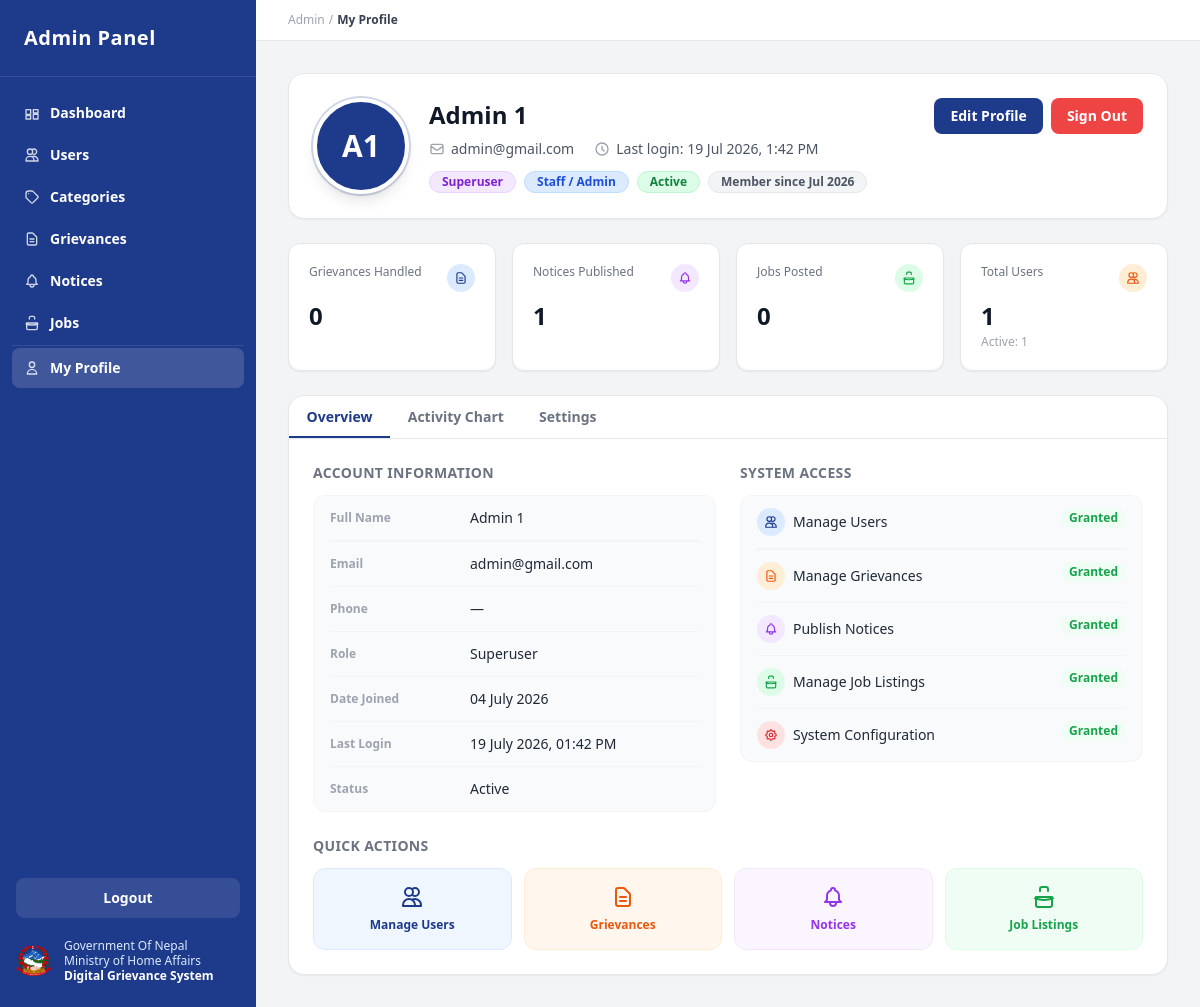
The app's page /admin-panel/profile/ (signed in), older data.
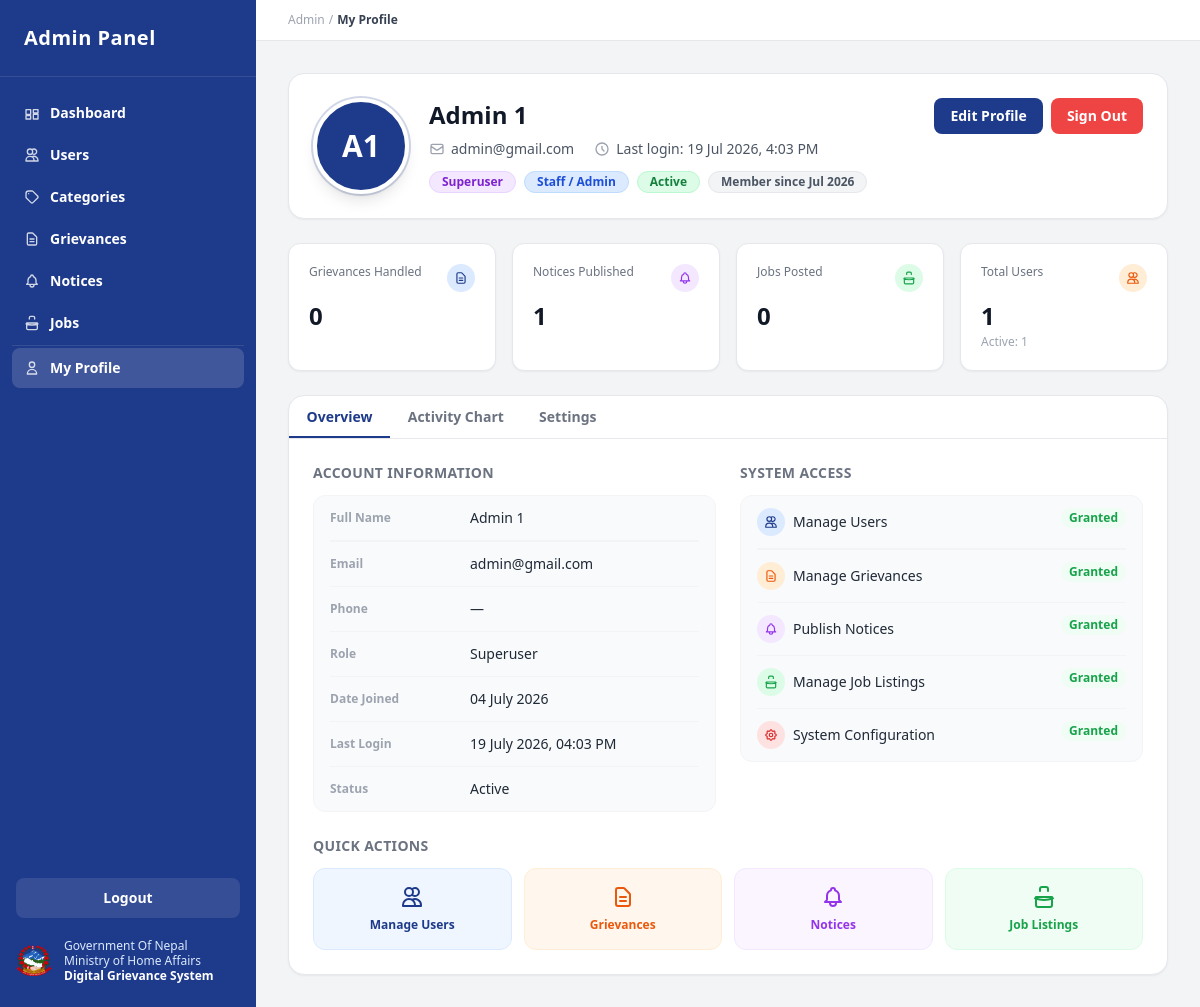
The same page, newer data.
### client/models.py (models this page shows, shortened)
class User(AbstractBaseUser, PermissionsMixin):
    first_name   = models.CharField(max_length=100)
    last_name    = models.CharField(max_length=100)
    email        = models.EmailField(unique=True)
    phone_number = models.CharField(max_length=20, blank=True)
    is_active    = models.BooleanField(default=True)
    is_staff     = models.BooleanField(default=False)
    date_joined  = models.DateTimeField(default=timezone.now)
    objects = UserManager()
    USERNAME_FIELD  = "email"
    REQUIRED_FIELDS = ["first_name", "last_name"]
    class Meta:
        db_table = "users"
        ordering = ["-date_joined"]
    def get_full_name(self):
        return f"{self.first_name} {self.last_name}".strip()

### server/views.py (the view, shortened to what this page needs)
# urls.py: path('profile/', views.admin_profile, name='admin_profile'),
@staff_required
def admin_profile(request):
    admin_user = request.user
    admin_stats = [
        {
            "label": "Grievances Handled",
            "value": GrievanceStatusHistory.objects.filter(updated_by=admin_user).count(),
            "sub": None,
            "bg": "bg-blue-100", "color": "text-brand-blue",
            "icon_path": "M9 12h6m-6 4h6m2 5H7a2 2 0 01-2-2V5a2 2 0 012-2h5.586a1 1 0 01.707.293l5.414 5.414a1 1 0 01.293.707V19a2 2 0 01-2 2z",
        },
        {
            "label": "Notices Published",
            "value": Notice.objects.filter(created_by=admin_user).count(),
            "sub": None,
            "bg": "bg-purple-100", "color": "text-purple-600",
            "icon_path": "M15 17h5l-1.405-1.405A2.032 2.032 0 0118 14.158V11a6.002 6.002 0 00-4-5.659V5a2 2 0 10-4 0v.341C7.67 6.165 6 8.388 6 11v3.159c0 .538-.214 1.055-.595 1.436L4 17h5m6 0v1a3 3 0 11-6 0v-1m6 0H9",
        },
        {
            "label": "Jobs Posted",
            "value": JobListing.objects.filter(created_by=admin_user).count(),
            "sub": None,
            "bg": "bg-green-100", "color": "text-green-600",
            "icon_path": "M21 13.255A23.931 23.931 0 0112 15c-3.183 0-6.22-.62-9-1.745M16 6V4a2 2 0 00-2-2h-4a2 2 0 00-2 2v2m-4 6h16v8a2 2 0 01-2 2H6a2 2 0 01-2-2v-8z",
        },
        {
            "label": "Total Users",
            "value": User.objects.count(),
            "sub": f"Active: {User.objects.filter(is_active=True).count()}",
            "bg": "bg-orange-100", "color": "text-orange-600",
            "icon_path": "M12 4.354a4 4 0 110 5.292M15 21H3v-1a6 6 0 0112 0v1zm0 0h6v-1a6 6 0 00-9-5.197M13 7a4 4 0 11-8 0 4 4 0 018 0z",
        },
    ]
    overview_fields = [
        {"label": "Full Name", "value": admin_user.get_full_name()},
        {"label": "Email", "value": admin_user.email},
        {"label": "Phone", "value": admin_user.phone_number or "—"},
        {"label": "Role", "value": "Superuser" if admin_user.is_superuser else "Staff Admin"},
        {"label": "Date Joined", "value": admin_user.date_joined.strftime("%d %B %Y")},
        {"label": "Last Login", "value": admin_user.last_login.strftime("%d %B %Y, %I:%M %p") if admin_user.last_login else "Never"},
        {"label": "Status", "value": "Active" if admin_user.is_active else "Inactive"},
    ]
    permissions = [
        {"label": "Manage Users", "granted": admin_user.is_superuser or admin_user.is_staff,
         "bg": "bg-blue-100", "color": "text-brand-blue",
         "icon": "M12 4.354a4 4 0 110 5.292M15 21H3v-1a6 6 0 0112 0v1zm0 0h6v-1a6 6 0 00-9-5.197M13 7a4 4 0 11-8 0 4 4 0 018 0z"},
        {"label": "Manage Grievances", "granted": True,
         "bg": "bg-orange-100", "color": "text-orange-600",
         "icon": "M9 12h6m-6 4h6m2 5H7a2 2 0 01-2-2V5a2 2 0 012-2h5.586a1 1 0 01.707.293l5.414 5.414a1 1 0 01.293.707V19a2 2 0 01-2 2z"},
        {"label": "Publish Notices", "granted": True,
         "bg": "bg-purple-100", "color": "text-purple-600",
         "icon": "M15 17h5l-1.405-1.405A2.032 2.032 0 0118 14.158V11a6.002 6.002 0 00-4-5.659V5a2 2 0 10-4 0v.341C7.67 6.165 6 8.388 6 11v3.159c0 .538-.214 1.055-.595 1.436L4 17h5m6 0v1a3 3 0 11-6 0v-1m6 0H9"},
        {"label": "Manage Job Listings", "granted": True,
         "bg": "bg-green-100", "color": "text-green-600",
         "icon": "M21 13.255A23.931 23.931 0 0112 15c-3.183 0-6.22-.62-9-1.745M16 6V4a2 2 0 00-2-2h-4a2 2 0 00-2 2v2m-4 6h16v8a2 2 0 01-2 2H6a2 2 0 01-2-2v-8z"},
        {"label": "System Configuration", "granted": admin_user.is_superuser,
         "bg": "bg-red-100", "color": "text-red-600",
         "icon": "M10.325 4.317c.426-1.756 2.924-1.756 3.35 0a1.724 1.724 0 002.573 1.066c1.543-.94 3.31.826 2.37 2.37a1.724 1.724 0 001.065 2.572c1.756.426 1.756 2.924 0 3.35a1.724 1.724 0 00-1.066 2.573c.94 1.543-.826 3.31-2.37 2.37a1.724 1.724 0 00-2.572 1.065c-.426 1.756-2.924 1.756-3.35 0a1.724 1.724 0 00-2.573-1.066c-1.543.94-3.31-.826-2.37-2.37a1.724 1.724 0 00-1.065-2.572c-1.756-.426-1.756-2.924 0-3.35a1.724 1.724 0 001.066-2.573c-.94-1.543.826-3.31 2.37-2.37.996.608 2.296.07 2.572-1.065z M15 12a3 3 0 11-6 0 3 3 0 016 0z"},
    ]
    labels = ["Jan","Feb","Mar","Apr","May","Jun","Jul","Aug","Sep","Oct","Nov","Dec"]
    act_griev = [3, 5, 2, 8, 6, 4, 7, 9, 5, 6, 8, 4]
    act_notices = [1, 2, 1, 3, 2, 1, 2, 3, 2, 1, 2, 1]
    act_jobs = [0, 1, 0, 1, 2, 0, 1, 0, 1, 2, 1, 0]
    total_actions = sum(act_griev) + sum(act_notices) + sum(act_jobs)
    avg_actions = round(total_actions / 12)
    peak_idx = max(range(12), key=lambda i: act_griev[i] + act_notices[i] + act_jobs[i])
    peak_month = labels[peak_idx]
    admin_notif_settings = [
        {"key": "new_grievance", "label": "New Grievance Submitted", "desc": "Notify when a citizen submits a grievance.", "enabled": True},
        {"key": "status_change", "label": "Grievance Status Changed", "desc": "Notify when a grievance status is updated.", "enabled": True},
        {"key": "new_user", "label": "New User Registration", "desc": "Notify when a new user registers.", "enabled": False},
        {"key": "daily_summary", "label": "Daily Summary Email", "desc": "Receive a daily activity digest by email.", "enabled": True},
        {"key": "security_alert","label": "Security Alerts", "desc": "Notify on login from new device or location.", "enabled": True},
    ]
    return render(request, "server/admin_profile.html", _ctx(
        "admin_profile",
        admin_user=admin_user,
        admin_stats=admin_stats,
        overview_fields=overview_fields,
        permissions=permissions,
        activity_labels=json.dumps(labels),
        activity_grievances=json.dumps(act_griev),
        activity_notices=json.dumps(act_notices),
        activity_jobs=json.dumps(act_jobs),
        peak_month=peak_month,
        avg_actions=avg_actions,
        total_actions=total_actions,
        admin_notif_settings=admin_notif_settings,
    ))

### server/views.py (called while the page is built)
def staff_required(fn):
    @wraps(fn)
    def wrapper(request, *args, **kwargs):
        if not request.user.is_authenticated or not request.user.is_staff:
            return redirect("admin_panel:login")
        return fn(request, *args, **kwargs)
    return wrapper

def _ctx(active, **extra):
    return {"active": active, "sidebar_nav": _NAV, **extra}

### server/templates/server/admin_profile.html (shortened to what the changed rows need)
{% extends "server/base.html" %}
{% load static %}
{% block content %}
<div class="bg-white rounded-2xl border border-gray-200 shadow-sm p-6 mb-6">
  <div class="flex flex-col sm:flex-row gap-5 items-start sm:items-center">
    <div class="w-24 h-24 rounded-full bg-brand-blue flex items-center justify-center
                flex-shrink-0 shadow-lg border-4 border-white ring-2 ring-brand-blue/20">
      <span class="text-3xl font-extrabold text-white" id="admin-initials">
        {{ admin_user.first_name|first|upper }}{{ admin_user.last_name|first|upper }}
      </span>
    </div>
    <div class="flex-1 min-w-0">
      <h1 class="text-2xl font-bold text-gray-900">{{ admin_user.get_full_name }}</h1>
      <div class="flex flex-wrap gap-x-5 gap-y-1 mt-2">
        <p class="flex items-center gap-1.5 text-sm text-gray-600">
          <svg class="h-4 w-4 text-gray-400 flex-shrink-0" fill="none" viewBox="0 0 24 24" stroke="currentColor" stroke-width="2">
            <path stroke-linecap="round" stroke-linejoin="round" d="M3 8l7.89 5.26a2 2 0 002.22 0L21 8M5 19h14a2 2 0 002-2V7a2 2 0 00-2-2H5a2 2 0 00-2 2v10a2 2 0 002 2z"/>
          </svg>
          {{ admin_user.email }}
        </p>
        <p class="flex items-center gap-1.5 text-sm text-gray-600">
          <svg class="h-4 w-4 text-gray-400 flex-shrink-0" fill="none" viewBox="0 0 24 24" stroke="currentColor" stroke-width="2">
            <path stroke-linecap="round" stroke-linejoin="round" d="M12 8v4l3 3m6-3a9 9 0 11-18 0 9 9 0 0118 0z"/>
          </svg>
          Last login: {{ admin_user.last_login|date:"d M Y, g:i A"|default:"Never" }}
        </p>
      </div>
      <div class="flex flex-wrap gap-2 mt-3">
        {% if admin_user.is_superuser %}
        <span class="inline-flex items-center px-3 py-0.5 rounded-full text-xs font-bold
                     bg-purple-100 text-purple-700 border border-purple-200">
          Superuser
        </span>
        {% endif %}
        {% if admin_user.is_staff %}
        <span class="inline-flex items-center px-3 py-0.5 rounded-full text-xs font-bold
                     bg-blue-100 text-blue-700 border border-blue-200">
          Staff / Admin
        </span>
        {% endif %}
        <span class="inline-flex items-center px-3 py-0.5 rounded-full text-xs font-bold
                     bg-green-100 text-green-700 border border-green-200">
          Active
        </span>
        <span class="inline-flex items-center px-3 py-0.5 rounded-full text-xs font-bold
                     bg-gray-100 text-gray-600 border border-gray-200">
          Member since {{ admin_user.date_joined|date:"M Y" }}
        </span>
      </div>
    </div>
  </div>
</div>
<div class="bg-white rounded-2xl border border-gray-200 shadow-sm overflow-hidden">
  <div class="p-6">
    <div id="atab-overview" class="tab-pane active">
      <div class="grid grid-cols-1 lg:grid-cols-2 gap-6">
        <div>
          <div class="bg-gray-50 rounded-xl border border-gray-100 px-4 divide-y divide-gray-100">
            {% for field in overview_fields %}
            <div class="info-row">
              <span class="text-xs font-semibold text-gray-400 w-32 flex-shrink-0 mt-0.5">{{ field.label }}</span>
              <span class="text-sm text-gray-800 font-medium">{{ field.value }}</span>
            </div>
            {% endfor %}
          </div>
        </div>
      </div>
    </div>
  </div>
</div>
{% endblock %}

Row changes from the older to the newer data that the page shows:
changed User "Admin 1": last_login "19 Jul 2026, 1:42 PM" → "19 Jul 2026, 4:03 PM"
Text that changed along with them:
new list line: "Last Login 19 July 2026, 04:03 PM"
list line gone: "Last Login 19 July 2026, 01:42 PM"
